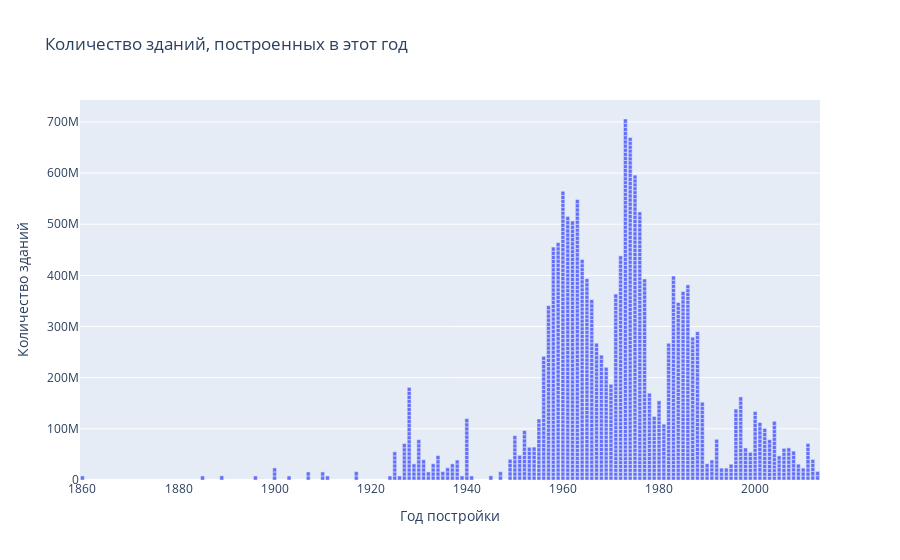

The code cell stored with this chart in its notebook:
### Markdown cell above
1. Построить график, на котором по оси абсцисс – год постройки, по оси ординат – количество зданий, построенных в этот год.

### Code cell
trace1 = go.Bar(
    y = portfolio_df['house_id'][0:29464],
    x = portfolio_df['house_year'][0:2019],
    name = 'Количество зданий, построенных в этот год')

data = [trace1]

layout = go.Layout(title = 'Количество зданий, построенных в этот год'
    , barmode = 'group'
    , xaxis=dict(title='Год постройки')
    , yaxis=dict(title='Количество зданий')
    , legend=dict(x=0.8,y=1.2)
    )

fig = go.Figure(data=data, layout=layout)
iplot(fig)

### Figure 1 — Plotly figure (JSON) as saved in the notebook; plotly's stock layout.template omitted (floating-point values rounded to 4 significant figures; data arrays with more than 128 entries replaced by an {"elided": "..."} marker saying what was removed)
{"data": [{"name": "Количество зданий, построенных в этот год", "type": "bar", "x": {"elided": "2019 str values"}, "y": {"elided": "29464 int values"}}], "layout": {"barmode": "group", "legend": {"x": 0.8, "y": 1.2}, "title": {"text": "Количество зданий, построенных в этот год"}, "xaxis": {"title": {"text": "Год постройки"}}, "yaxis": {"title": {"text": "Количество зданий"}}}}
